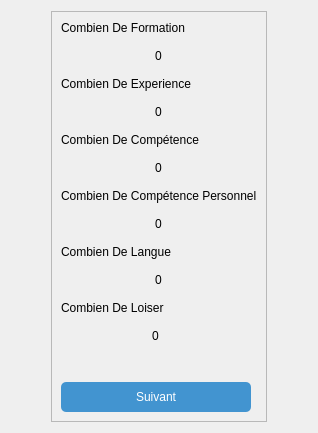
            <widget class="QWidget" name="info_2">
             <layout class="QGridLayout" name="gridLayout_25">
              <item row="0" column="1">
               <widget class="QFrame" name="frame_23">
                <property name="styleSheet">
                 <string notr="true">QLineEdit{
	
	
	background-color: rgb(239, 239, 239);
	/*border:1px solid gray;*/
	border-radius:4px;
}

QLineEdit:hover{
	border:1px solid #00aaff;
	border-radius:4px;
}

QComboBox
{
    selection-background-color: #00ff7f;
	background-color: rgb(239, 239, 239);
    border-radius: 2px;
	
	color: rgb(0, 0, 0);
 	
}
QComboBox:hover
{
	background-color: rgb(66, 148, 208);
    color:white;
}

QComboBox:on
{
    background-color: rgb(66, 148, 208);
    padding-top: 5px;
    padding-left: 5px;
}

QComboBox QAbstractItemView
{
    background-color: white;
    border-radius: 2px;
    border: 1px solid white;
    selection-background-color:rgb(66, 148, 208);
    color: black;
}

QComboBox::drop-down
{
    subcontrol-origin: padding;
    subcontrol-position: top right;
    width: 15px;

    border-left-width: 0px;
    border-left-color: darkgray;
    border-left-style: solid;
    border-top-right-radius: 3px;
    border-bottom-right-radius: 3px;
}</string>
                </property>
                <property name="frameShape">
                 <enum>QFrame::StyledPanel</enum>
                </property>
                <property name="frameShadow">
                 <enum>QFrame::Raised</enum>
                </property>
                <layout class="QGridLayout" name="gridLayout_26">
                 <property name="leftMargin">
                  <number>9</number>
                 </property>
                 <item row="12" column="0">
                  <widget class="QLineEdit" name="lineEdit_11">
                   <property name="minimumSize">
                    <size>
                     <width>0</width>
                     <height>30</height>
                    </size>
                   </property>
                   <property name="text">
                    <string>0</string>
                   </property>
                   <property name="alignment">
                    <set>Qt::AlignCenter</set>
                   </property>
                  </widget>
                 </item>
                 <item row="7" column="0" colspan="2">
                  <widget class="QLabel" name="label_25">
                   <property name="text">
                    <string>Combien De Compétence Personnel</string>
                   </property>
                  </widget>
                 </item>
                 <item row="8" column="0" colspan="2">
                  <widget class="QLineEdit" name="com_2">
                   <property name="minimumSize">
                    <size>
                     <width>0</width>
                     <height>30</height>
                    </size>
                   </property>
                   <property name="text">
                    <string>0</string>
                   </property>
                   <property name="alignment">
                    <set>Qt::AlignCenter</set>
                   </property>
                  </widget>
                 </item>
                 <item row="9" column="0">
                  <widget class="QLabel" name="label_26">
                   <property name="text">
                    <string>Combien De Langue</string>
                   </property>
                  </widget>
                 </item>
                 <item row="10" column="0" colspan="2">
                  <widget class="QLineEdit" name="lineEdit_10">
                   <property name="minimumSize">
                    <size>
                     <width>0</width>
                     <height>30</height>
                    </size>
                   </property>
                   <property name="text">
                    <string>0</string>
                   </property>
                   <property name="alignment">
                    <set>Qt::AlignCenter</set>
                   </property>
                  </widget>
                 </item>
                 <item row="11" column="0" colspan="2">
                  <widget class="QLabel" name="label_27">
                   <property name="text">
                    <string>Combien De Loiser</string>
                   </property>
                  </widget>
                 </item>
                 <item row="3" column="0">
                  <widget class="QLabel" name="label_23">
                   <property name="text">
                    <string>Combien De Experience</string>
                   </property>
                  </widget>
                 </item>
                 <item row="5" column="0">
                  <widget class="QLabel" name="label_24">
                   <property name="text">
                    <string>Combien De Compétence</string>
                   </property>
                  </widget>
                 </item>
                 <item row="6" column="0" colspan="2">
                  <widget class="QLineEdit" name="com_1">
                   <property name="minimumSize">
                    <size>
                     <width>0</width>
                     <height>30</height>
                    </size>
                   </property>
                   <property name="text">
                    <string>0</string>
                   </property>
                   <property name="alignment">
                    <set>Qt::AlignCenter</set>
                   </property>
                  </widget>
                 </item>
                 <item row="1" column="0" colspan="2">
                  <widget class="QLineEdit" name="Nb_Form">
                   <property name="minimumSize">
                    <size>
                     <width>0</width>
                     <height>30</height>
                    </size>
                   </property>
                   <property name="text">
                    <string>0</string>
                   </property>
                   <property name="alignment">
                    <set>Qt::AlignCenter</set>
                   </property>
                  </widget>
                 </item>
                 <item row="0" column="0" colspan="2">
                  <widget class="QLabel" name="label_22">
                   <property name="text">
                    <string>Combien De Formation</string>
                   </property>
                  </widget>
                 </item>
                 <item row="4" column="0" colspan="2">
                  <widget class="QLineEdit" name="lineEdit_7">
                   <property name="minimumSize">
                    <size>
                     <width>0</width>
                     <height>30</height>
                    </size>
                   </property>
                   <property name="text">
                    <string>0</string>
                   </property>
                   <property name="alignment">
                    <set>Qt::AlignCenter</set>
                   </property>
                  </widget>
                 </item>
                 <item row="13" column="0">
                  <spacer name="verticalSpacer_17">
                   <property name="orientation">
                    <enum>Qt::Vertical</enum>
                   </property>
                   <property name="sizeType">
                    <enum>QSizePolicy::Fixed</enum>
                   </property>
                   <property name="sizeHint" stdset="0">
                    <size>
                     <width>20</width>
                     <height>25</height>
                    </size>
                   </property>
                  </spacer>
                 </item>
                 <item row="14" column="0">
                  <widget class="QPushButton" name="pushButton_11">
                   <property name="minimumSize">
                    <size>
                     <width>0</width>
                     <height>30</height>
                    </size>
                   </property>
                   <property name="cursor">
                    <cursorShape>PointingHandCursor</cursorShape>
                   </property>
                   <property name="styleSheet">
                    <string notr="true">QPushButton{
	
	background-color: rgb(66, 148, 208);
	border:0px solid;
	border-radius:5px;
	
	color: rgb(255, 255, 255);
}</string>
                   </property>
                   <property name="text">
                    <string>Suivant</string>
                   </property>
                  </widget>
                 </item>
                </layout>
               </widget>
              </item>
              <item row="0" column="0">
               <spacer name="horizontalSpacer_10">
                <property name="orientation">
                 <enum>Qt::Horizontal</enum>
                </property>
                <property name="sizeHint" stdset="0">
                 <size>
                  <width>40</width>
                  <height>20</height>
                 </size>
                </property>
               </spacer>
              </item>
              <item row="0" column="2">
               <spacer name="horizontalSpacer_11">
                <property name="orientation">
                 <enum>Qt::Horizontal</enum>
                </property>
                <property name="sizeHint" stdset="0">
                 <size>
                  <width>40</width>
                  <height>20</height>
                 </size>
                </property>
               </spacer>
              </item>
             </layout>
            </widget>
